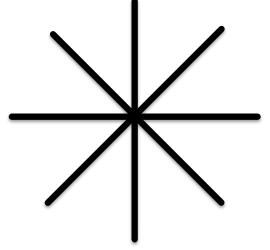
#> input picture vision/shape_recoginition/star_symbol.png, 270 x 250 px
$ python shape_id.py   (Python 2 division)
#> lines starting #> are read from the running program, lines starting #| are printed output that depends on the picture; after the words box and inside, x2 and y2 are one past the last pixel; in counts of white or black regions, pixels touching at a corner belong together
import numpy as np
import cv, cv2
import time

img = cv2.imread('star_symbol.png')
#> img is the input picture: shape (250, 270, 3); min 0, max 255, mean 229.8
gray = cv2.imread('star_symbol.png',0)
#> gray: shape (250, 270); min 0, max 255, mean 229.8

ret,th1 = cv2.threshold(gray,127,255,cv2.THRESH_BINARY_INV)
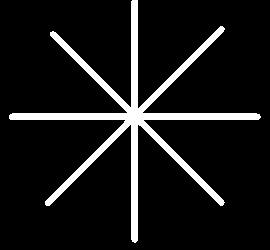
#> th1: shape (250, 270); 9.4% white; 1 white region, box (x1, y1, x2, y2) and area: (9, 0, 261, 243) 6372

th2 = cv2.adaptiveThreshold(gray,255,cv2.ADAPTIVE_THRESH_MEAN_C,\
            cv2.THRESH_BINARY,11,2)
#> th2: shape (250, 270); 90.7% white; 2 black regions (1 under 20 px), largest, box (x1, y1, x2, y2) and area: (8, 0, 261, 243) 6301
th3 = cv2.adaptiveThreshold(gray,255,cv2.ADAPTIVE_THRESH_GAUSSIAN_C,\
            cv2.THRESH_BINARY,11,2)
#> th3: shape (250, 270); 90.7% white; 2 black regions (1 under 20 px), largest, box (x1, y1, x2, y2) and area: (9, 0, 261, 243) 6253

#> (the run stopped early here; a loop or call above may not have finished)

$ run again, with vision/shape_recoginition/shapes.png copied over vision/shape_recoginition/star_symbol.png
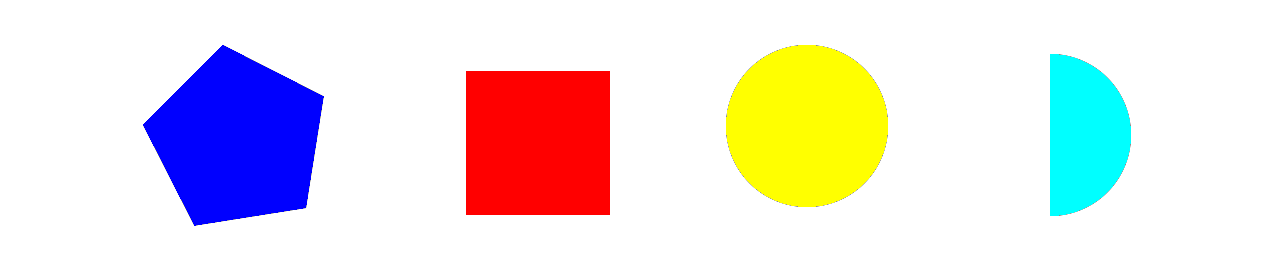
#> input picture vision/shape_recoginition/shapes.png, 1280 x 260 px
#> img is the input picture: shape (260, 1280, 3); mean B, G, R 223.2, 222.1, 230.1
#> `ret,th1 = cv2.threshold(gray,127,255,cv2.THRESH_BINARY_INV)`:
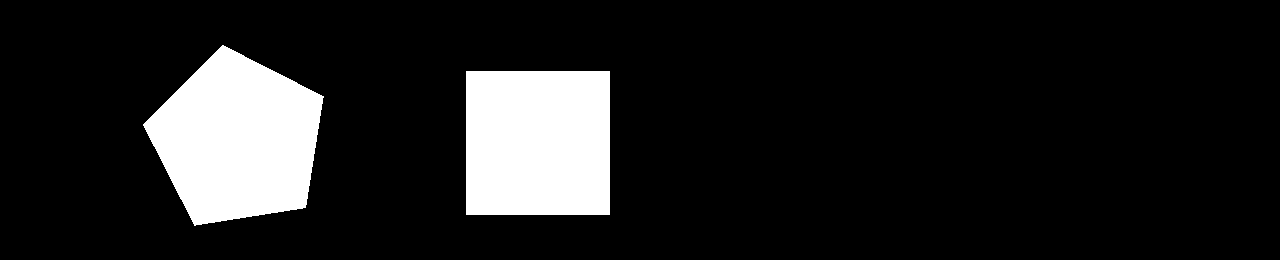
#> th1: shape (260, 1280); 12.8% white; 2 white regions, box (x1, y1, x2, y2) and area: (143, 45, 324, 226) 22028, (466, 71, 610, 215) 20736
#> th2: shape (260, 1280); 96.8% white; 4 black regions, box (x1, y1, x2, y2) and area: (143, 45, 324, 226) 3397, (466, 71, 610, 215) 2780, (1050, 54, 1131, 216) 2178, (726, 45, 888, 207) 2172
#> `th3 = cv2.adaptiveThreshold(gray,255,cv2.ADAPTIVE_THRESH_GAUSSIAN_C,\ ..`:
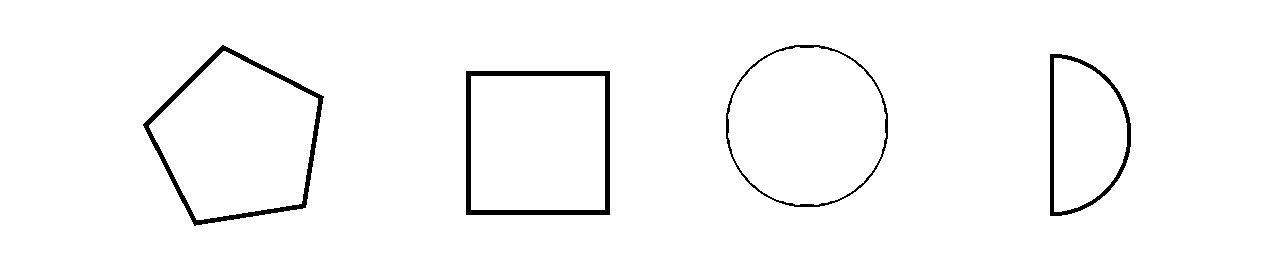
#> th3: shape (260, 1280); 97.6% white; 4 black regions, box (x1, y1, x2, y2) and area: (466, 71, 610, 215) 2780, (143, 45, 324, 226) 2556, (1050, 54, 1131, 216) 1610, (726, 45, 888, 207) 1124
